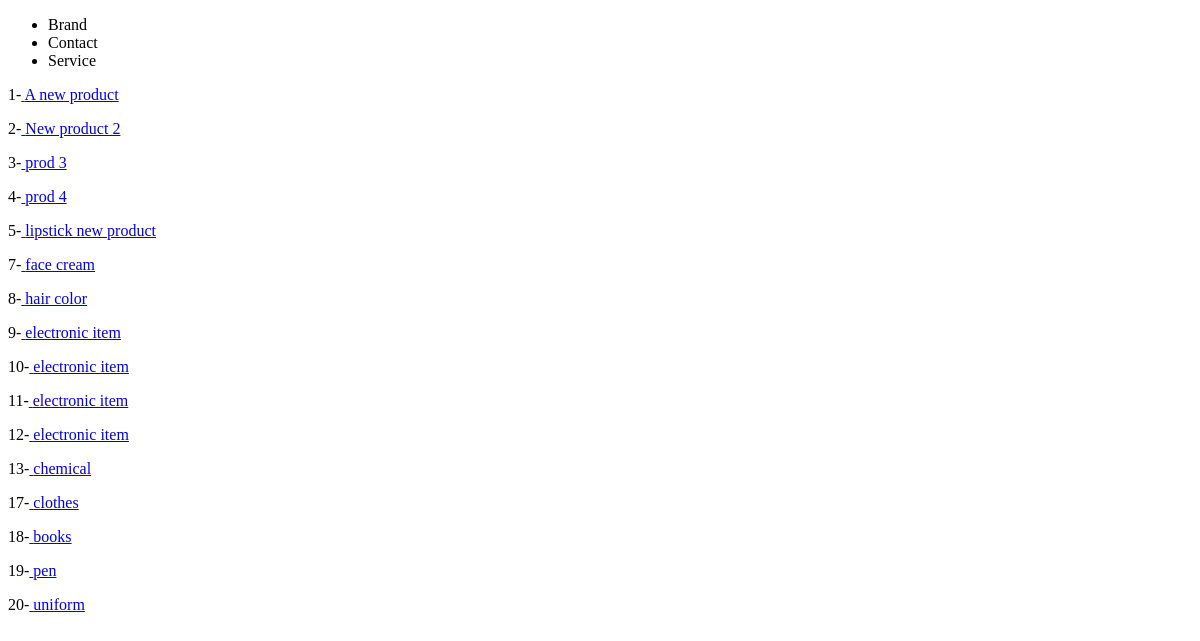
Before: /products/ with the older database file.
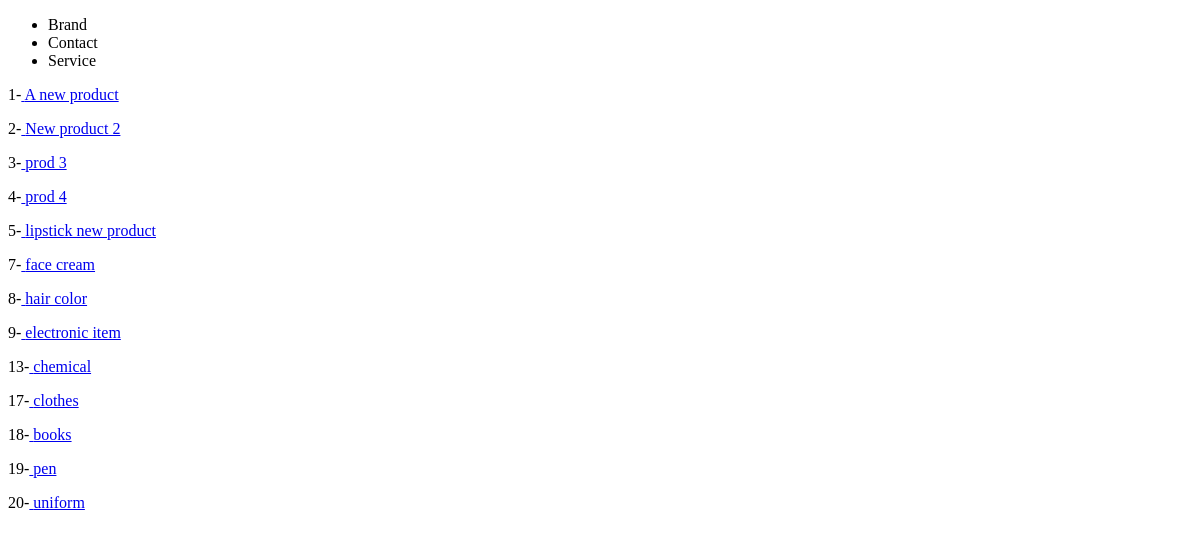
After: the same page with the newer database file.
### products/models.py (models this page shows)
class Product(models.Model):
    title = models.CharField(max_length=120)
    description = models.TextField(blank=True,null=True)
    price = models.IntegerField()
    summary=models.TextField(blank=False,null=False)
    featured= models.BooleanField(default=False)

### products/views.py (the view)
# urls.py: path('',views.product_list, name='product-list'),
def product_list(request):
    queryset = Product.objects.all()
    context = {
        "object_list": queryset
    }
    return render(request,"products/product_list.html",context)

### products/templates/products/product_list.html (shortened to what this page needs)
{% extends 'base.html' %}
{% block content %}
{% for instance in object_list %}
    <p>{{ instance.id }}-<a href='/products/{{ instance.id }}/' > {{ instance.title }} </a> </p>
{% endfor %}
{% endblock %}

Changed rows visible on the page:
removed Product: id "10", title "electronic item"
removed Product: id "11", title "electronic item"
removed Product: id "12", title "electronic item"
